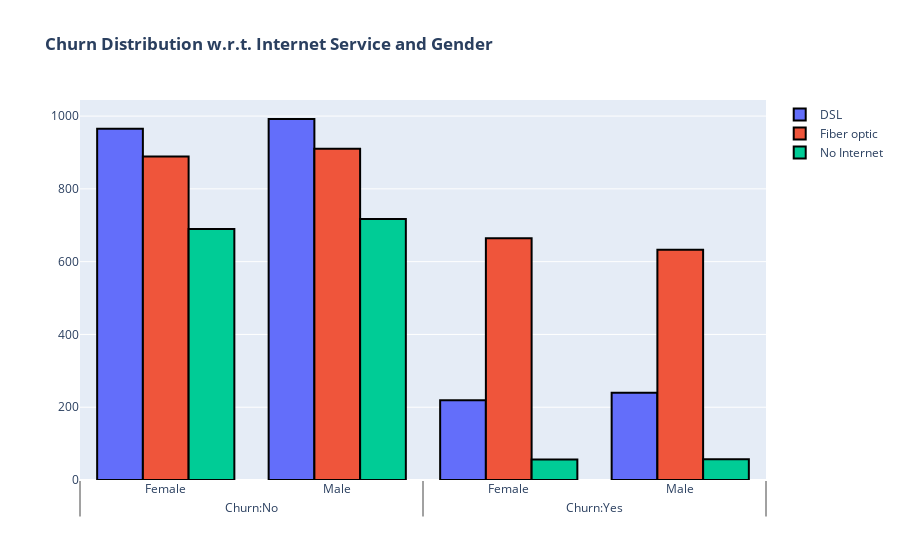

Notebook cell for this chart:
### Code cell
fig = go.Figure()

fig.add_trace(go.Bar(
  x = [['Churn:No', 'Churn:No', 'Churn:Yes', 'Churn:Yes'],
       ['Female', 'Male', 'Female', 'Male']],
  y = [965, 992, 219, 240],
  name = 'DSL',
))

fig.add_trace(go.Bar(
  x = [['Churn:No', 'Churn:No', 'Churn:Yes', 'Churn:Yes'],
       ['Female', 'Male', 'Female', 'Male']],
  y = [889, 910, 664, 633],
  name = 'Fiber optic',
))

fig.add_trace(go.Bar(
  x = [['Churn:No', 'Churn:No', 'Churn:Yes', 'Churn:Yes'],
       ['Female', 'Male', 'Female', 'Male']],
  y = [690, 717, 56, 57],
  name = 'No Internet',
))

fig.update_layout(title_text='<b>Churn Distribution w.r.t. Internet Service and Gender</b>')
fig.update_traces(marker_line_width=2,marker_line_color='black')

iplot(fig)

### Figure 1 — Plotly figure (JSON) as saved in the notebook; plotly's stock layout.template omitted (floating-point values rounded to 4 significant figures)
{"data": [{"marker": {"line": {"color": "black", "width": 2}}, "name": "DSL", "x": [["Churn:No", "Churn:No", "Churn:Yes", "Churn:Yes"], ["Female", "Male", "Female", "Male"]], "y": [965, 992, 219, 240], "type": "bar"}, {"marker": {"line": {"color": "black", "width": 2}}, "name": "Fiber optic", "x": [["Churn:No", "Churn:No", "Churn:Yes", "Churn:Yes"], ["Female", "Male", "Female", "Male"]], "y": [889, 910, 664, 633], "type": "bar"}, {"marker": {"line": {"color": "black", "width": 2}}, "name": "No Internet", "x": [["Churn:No", "Churn:No", "Churn:Yes", "Churn:Yes"], ["Female", "Male", "Female", "Male"]], "y": [690, 717, 56, 57], "type": "bar"}], "layout": {"title": {"text": "<b>Churn Distribution w.r.t. Internet Service and Gender</b>"}}}
